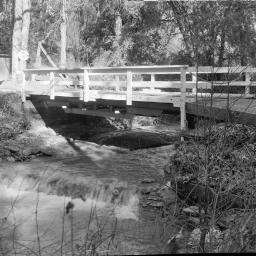
#> input picture img/bridge.jpg, 256 x 256 px, found by its file name
$ python test.py   (Python 2 division)
#> lines starting #> are read from the running program, lines starting #| are printed output that depends on the picture
# coding=utf-8
import cv2
import numpy as np
import matplotlib.pyplot as plt

def test(arr, h, w):

	sort = [];
	prime = [];
	targetIndex = [0]*h;

	#建立空的二維陣列，用於儲存前1/4大的係數位置
	for i in range(h):
		targetIndex[i] = [0]*w;

	#取絕對值，才能比較大小
	fshift1 = np.abs(arr)

	#將二維陣列轉為一維，才能進行排序
	for i in fshift1:
		for j in i:
			sort.append(j);

	#儲存排序前的陣列
	prime = sort;

	#開始排序
	sort = sorted(sort, reverse=True)

	#將結果(一維陣列)存進result中
	result = [];
	for i in range(h*w/4):
		result.append(sort[i])

	#讀取原始二維陣列中的元素，查詢result中前1/4大的元素在二維陣列中的實際位置，並將位置存進targetIndex
	for i in range(h):
		for j in range(w):
			if (fshift1[i][j] in result):
				targetIndex[i][j] = 1;

	#根據剛剛存的位置，若不存在於targetIndex中的元素，就把該係數設為0，反之則保留
	for i in range(h):
		for j in range(w):
			if (targetIndex[i][j] == 0):
				arr[i][j] = 0;

img = cv2.imread('C:/Users/Johnhckuo/Desktop/104356024/img/bridge.jpg',0)
#> img is the input picture: shape (256, 256); min 0, max 255, mean 114.2
height, width = img.shape
#> height = 256; width = 256
f = np.fft.fft2(img)
test(f, height, width)
#> in test, `fshift1 = np.abs(arr)`:
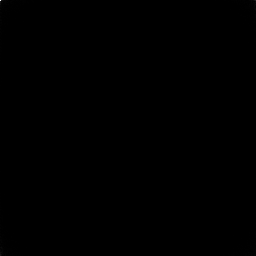
#> fshift1: shape (256, 256) float64; min 8.33, max 7483076, mean 5030.5; drawn with min black and max white
#> after the loop in test, `for i in fshift1:`: sort = 65536 items
#> after the loop in test, `for i in range(h*w/4):`: result = 16384 values, max 7483076 at index 0, min 5036 at index 16383, mean 13055.8

#將結果顯示出來
plt.subplot(121),plt.imshow(img,'gray'),plt.title('original')
img_back = np.fft.ifft2(f)
img_back = np.abs(img_back)
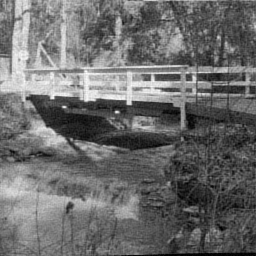
#> img_back: shape (256, 256) float64; min 0.0112, max 270.2, mean 114.2; drawn with min black and max white

cv2.imwrite('C:/Users/Johnhckuo/Desktop/104356024/img/1.jpg',img_back)
plt.subplot(122),plt.imshow(img_back,'gray'),plt.title('after')
plt.xticks([]),plt.yticks([])

plt.show()
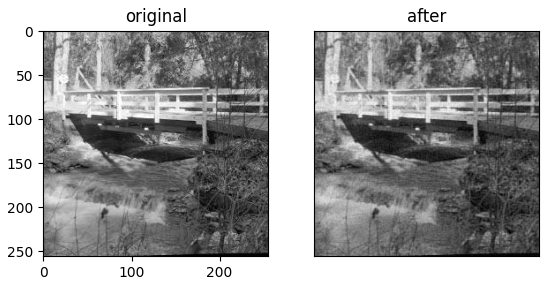
#> figure drawn by matplotlib, 2 panels
cv2.waitKey(0);
cv2.destroyAllWindows();
